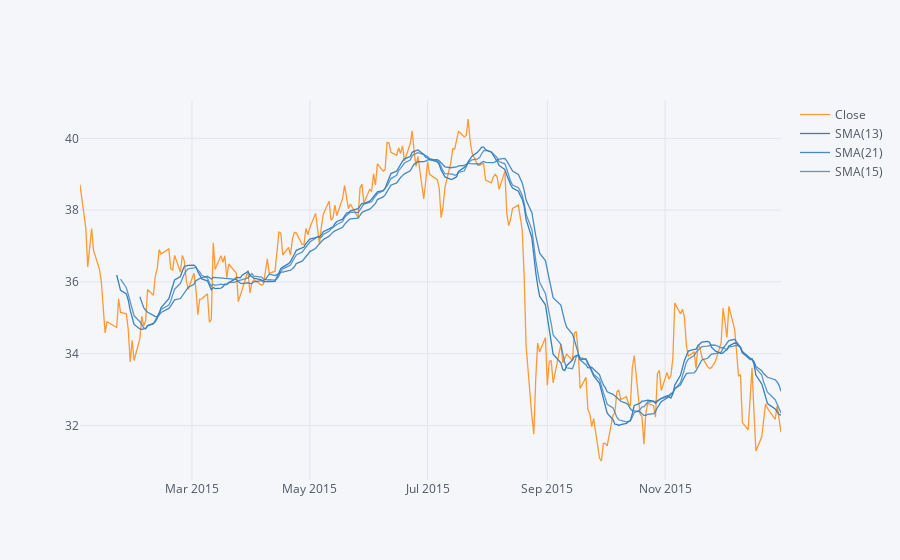

Notebook source saved alongside this figure:
### Code cell
MS['Close'].loc['2015-01-01':'2016-01-01'].ta_plot(study='sma',periods=[13,21,15])

### Figure 1 — Plotly figure (JSON) as saved in the notebook; plotly's stock layout.template omitted (floating-point values rounded to 4 significant figures; data arrays with more than 128 entries replaced by an {"elided": "..."} marker saying what was removed)
{"data": [{"line": {"color": "rgba(255, 153, 51, 1.0)", "dash": "solid", "shape": "linear", "width": 1.3}, "mode": "lines", "name": "Close", "text": "", "type": "scatter", "x": {"elided": "252 str values"}, "y": {"elided": "252 float values"}}, {"line": {"color": "rgba(55, 128, 191, 1.0)", "dash": "solid", "shape": "linear", "width": 1.3}, "mode": "lines", "name": "SMA(13)", "text": "", "type": "scatter", "x": {"elided": "252 str values"}, "y": {"elided": "252 mixed values"}}, {"line": {"color": "rgba(55, 128, 191, 0.8999999999999999)", "dash": "solid", "shape": "linear", "width": 1.3}, "mode": "lines", "name": "SMA(21)", "text": "", "type": "scatter", "x": {"elided": "252 str values"}, "y": {"elided": "252 mixed values"}}, {"line": {"color": "rgba(55, 128, 191, 0.7999999999999998)", "dash": "solid", "shape": "linear", "width": 1.3}, "mode": "lines", "name": "SMA(15)", "text": "", "type": "scatter", "x": {"elided": "252 str values"}, "y": {"elided": "252 mixed values"}}], "layout": {"legend": {"bgcolor": "#F5F6F9", "font": {"color": "#4D5663"}}, "paper_bgcolor": "#F5F6F9", "plot_bgcolor": "#F5F6F9", "title": {"font": {"color": "#4D5663"}}, "xaxis": {"gridcolor": "#E1E5ED", "showgrid": true, "tickfont": {"color": "#4D5663"}, "title": {"font": {"color": "#4D5663"}, "text": ""}, "zerolinecolor": "#E1E5ED"}, "yaxis": {"gridcolor": "#E1E5ED", "showgrid": true, "tickfont": {"color": "#4D5663"}, "title": {"font": {"color": "#4D5663"}, "text": ""}, "zerolinecolor": "#E1E5ED"}}}
